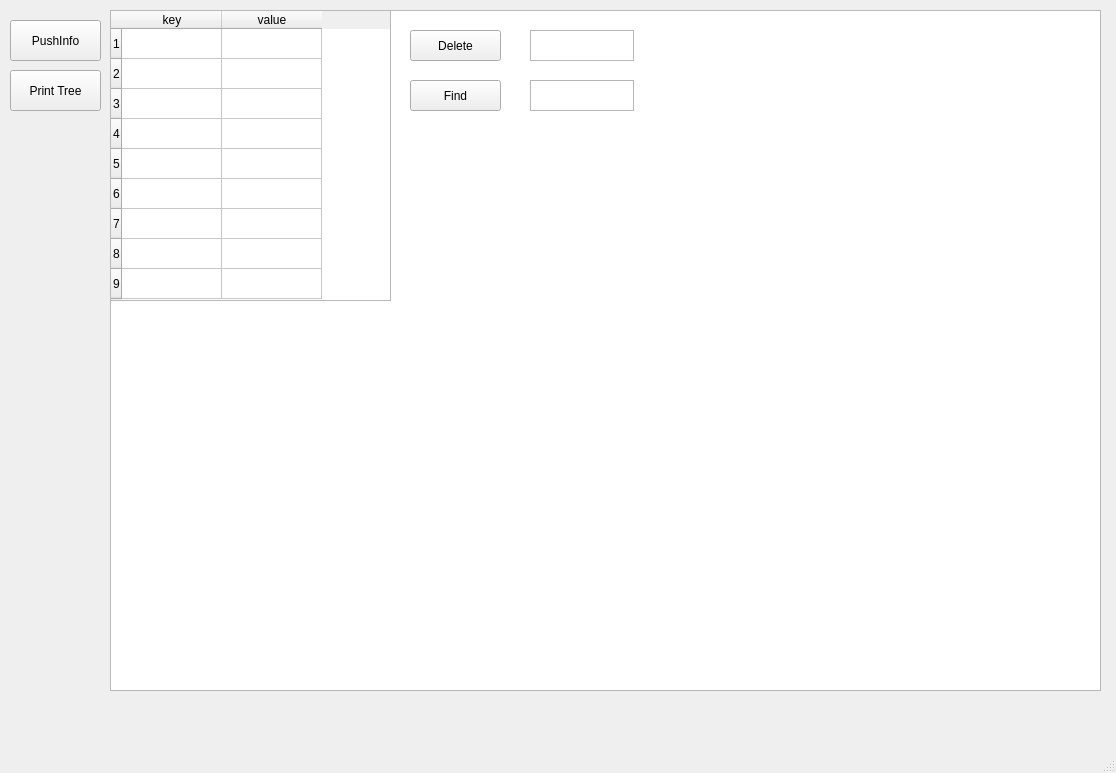
<?xml version="1.0" encoding="UTF-8"?>
<ui version="4.0">
 <class>MainWindow</class>
 <widget class="QMainWindow" name="MainWindow">
  <property name="geometry">
   <rect>
    <x>0</x>
    <y>0</y>
    <width>1116</width>
    <height>773</height>
   </rect>
  </property>
  <property name="windowTitle">
   <string>MainWindow</string>
  </property>
  <widget class="QWidget" name="centralwidget">
   <widget class="QGraphicsView" name="graphicsView">
    <property name="geometry">
     <rect>
      <x>110</x>
      <y>10</y>
      <width>991</width>
      <height>681</height>
     </rect>
    </property>
   </widget>
   <widget class="QTableWidget" name="tableWidget">
    <property name="geometry">
     <rect>
      <x>110</x>
      <y>10</y>
      <width>281</width>
      <height>291</height>
     </rect>
    </property>
    <row>
     <property name="text">
      <string>1</string>
     </property>
    </row>
    <row>
     <property name="text">
      <string>2</string>
     </property>
    </row>
    <row>
     <property name="text">
      <string>3</string>
     </property>
    </row>
    <row>
     <property name="text">
      <string>4</string>
     </property>
    </row>
    <row>
     <property name="text">
      <string>5</string>
     </property>
    </row>
    <row>
     <property name="text">
      <string>6</string>
     </property>
    </row>
    <row>
     <property name="text">
      <string>7</string>
     </property>
    </row>
    <row>
     <property name="text">
      <string>8</string>
     </property>
    </row>
    <row>
     <property name="text">
      <string>9</string>
     </property>
    </row>
    <column>
     <property name="text">
      <string>key</string>
     </property>
    </column>
    <column>
     <property name="text">
      <string>value</string>
     </property>
    </column>
   </widget>
   <widget class="QPushButton" name="pushInfo_button">
    <property name="geometry">
     <rect>
      <x>10</x>
      <y>20</y>
      <width>91</width>
      <height>41</height>
     </rect>
    </property>
    <property name="text">
     <string>PushInfo</string>
    </property>
   </widget>
   <widget class="QPushButton" name="delete_button">
    <property name="geometry">
     <rect>
      <x>410</x>
      <y>30</y>
      <width>91</width>
      <height>31</height>
     </rect>
    </property>
    <property name="text">
     <string>Delete</string>
    </property>
   </widget>
   <widget class="QPlainTextEdit" name="plainTextEdit">
    <property name="geometry">
     <rect>
      <x>530</x>
      <y>30</y>
      <width>104</width>
      <height>31</height>
     </rect>
    </property>
   </widget>
   <widget class="QPushButton" name="find_button">
    <property name="geometry">
     <rect>
      <x>410</x>
      <y>80</y>
      <width>91</width>
      <height>31</height>
     </rect>
    </property>
    <property name="text">
     <string>Find</string>
    </property>
   </widget>
   <widget class="QPlainTextEdit" name="plainTextEdit_2">
    <property name="geometry">
     <rect>
      <x>530</x>
      <y>80</y>
      <width>104</width>
      <height>31</height>
     </rect>
    </property>
   </widget>
   <widget class="QPushButton" name="printTree_button">
    <property name="geometry">
     <rect>
      <x>10</x>
      <y>70</y>
      <width>91</width>
      <height>41</height>
     </rect>
    </property>
    <property name="text">
     <string>Print Tree</string>
    </property>
   </widget>
  </widget>
  <widget class="QMenuBar" name="menubar">
   <property name="geometry">
    <rect>
     <x>0</x>
     <y>0</y>
     <width>1116</width>
     <height>25</height>
    </rect>
   </property>
  </widget>
  <widget class="QStatusBar" name="statusbar"/>
 </widget>
 <resources/>
 <connections/>
</ui>
